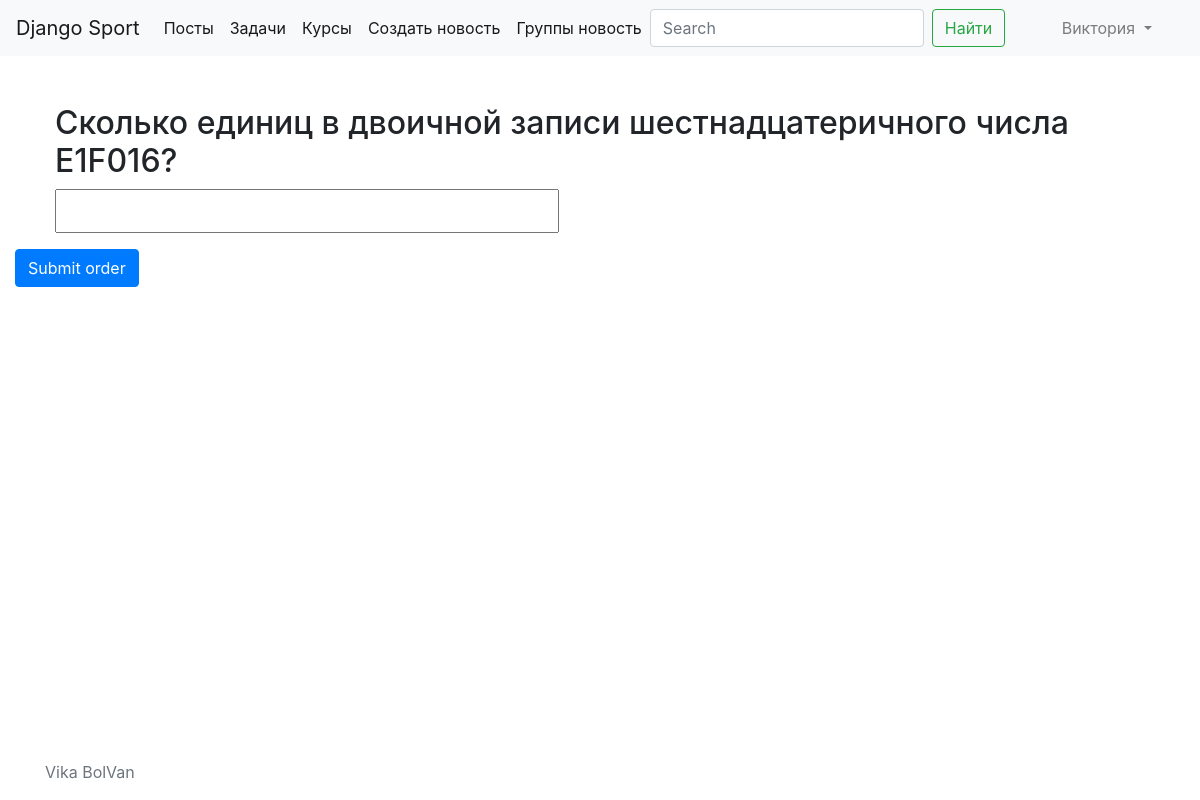
The app's page /test/task/1/ (signed in) with its own data.
### user/models.py (models this page shows)
class User(AbstractUser):
    class RoleEnum(models.TextChoices):
        ADMIN = "ADMIN"
        USER = "USER"
    profile_pic = models.ImageField(upload_to=upload_img_file, null=True)

### task/models.py (models this page shows)
class Task1(models.Model):
    class Part(models.TextChoices):
        FIRST = 1
        SECOND = 2
    answer = models.TextField()
    number = models.IntegerField()
    text = models.TextField()
    part = models.CharField(choices=Part.choices,default=Part.FIRST,max_length=255)
    thema = models.ForeignKey(Thema, on_delete=models.SET_NULL, null=True,default=None)

### solution/views.py (the view)
# urls.py: path('test/task/<int:pk>/', views.task, name='hi'),
def task(request,pk):
    task = Task1.objects.filter(number=pk)
    SolutionFormSet = formset_factory(SolutionForm, extra=len(task))
    if request.method == 'POST':
        if not request.user.is_authenticated:
            return HttpResponseRedirect(reverse('login'))
        formset = SolutionFormSet(request.POST,request.FILES)
        for i in range(len(task)):
            formset[i].prefix = task[i].id
            print(formset[i].prefix)
        print(formset)
        if formset.is_valid():
            for form in formset:
                sol = form.cleaned_data['solution']
                print(sol)
                if form.getTask().number>23:
                    Solution.objects.create(solution=sol,task=form.getTask(),user=request.user,isTrue=Solution.Right.UNKNOWN,profile_pic=form.cleaned_data["profile_pic"])
                else:
                    Solution.objects.create(solution=sol,task=form.getTask(),user=request.user,isTrue=(sol==form.getTask().answer))
    else:
        formset = SolutionFormSet()
        for i in range(len(task)):
            formset[i].prefix = task[i].id
            print(formset[i].prefix)
        return render(request, 'hi.html', {'formset': formset})
    return redirect(reverse("index"))

### solution/forms.py (called while the page is built)
    def getTask(self):
        return Task1.objects.get(id=self.prefix)

### templates/hi.html (shortened to what this page needs)
{% extends "base.html" %}
{% block content %}
<form method="post">
  <table>
    {% for form in formset %}
        <ul>
            <h2>{{ form.getTask.text}}</h2>
            <h2>{{ form.solution }}</h2>
        </ul>
    {% endfor %}
    </table>
    <input type="submit" value="Submit order" class="btn btn-primary">
</form>
{% endblock %}

### templates/base.html (shortened to what this page needs)
<!DOCTYPE html>
<html lang="en" class="h-100">
<head>
    <link rel="stylesheet" href="https://stackpath.bootstrapcdn.com/bootstrap/4.5.0/css/bootstrap.min.css"
>
</head>
<body class="d-flex flex-column h-100">
<nav class="navbar navbar-expand-lg navbar-light bg-light">
    <a class="navbar-brand" href="{% url 'index' %}">Django Sport</a>
    <div class="collapse navbar-collapse" id="navbarSupportedContent">
        <ul class="navbar-nav mr-auto">
            <li class="nav-item active">
                <a class="nav-link" href="{% url 'post_list' %}">Посты</a>
            </li>
            <li class="nav-item active">
                <a class="nav-link" href="{% url 'task1_list' %}">Задачи</a>
            </li>
            <li class="nav-item active">
                <a class="nav-link" href="{% url 'course_list' %}">Курсы</a>
            </li>
            {% if request.user.is_staff %}
                <li class="nav-item active">
                    <a class="nav-link" href="{% url 'post_create' %}">Создать новость</a>
                </li>
            {% endif %}
            {% if request.user.is_staff %}
                <li class="nav-item active">
                    <a class="nav-link" href="{% url 'group_list' %}">Группы новость</a>
                </li>
            {% endif %}
            <form class="form-inline" action="{% url 'search' %}" method="post">
                <input class="form-control mr-sm-2" type="search" name="query" placeholder="Search" aria-label="Search">
                <button class="btn btn-outline-success my-2 my-sm-0" type="submit">Найти</button>
            </form>
        </ul>
        <ul class="navbar-nav mx-auto">
            <li class="nav-item dropdown">
                {% if request.user.is_authenticated %}
                    <a class="nav-link dropdown-toggle" href="#" id="navbarDropdown" role="button"
                       data-toggle="dropdown" aria-haspopup="true" aria-expanded="false">
                        {{ request.user.first_name }}
                    </a>
                {% endif %}
            </li>
        </ul>
    </div>
</nav>
<main role="main" class="mt-md-5">
    <div class="container-fluid">
        {% block content %}{% endblock %}
    </div>
</main>
<footer class="footer mt-auto py-3">
    <div class="container">
        <span class="text-muted">Vika BolVan</span>
    </div>
</footer>
</body>
</html>

### records on screen
User: user.first_name "Виктория"
Task1: getTask.text "Сколько единиц в двоичной записи шестнадцатеричного числа E1F016?"
